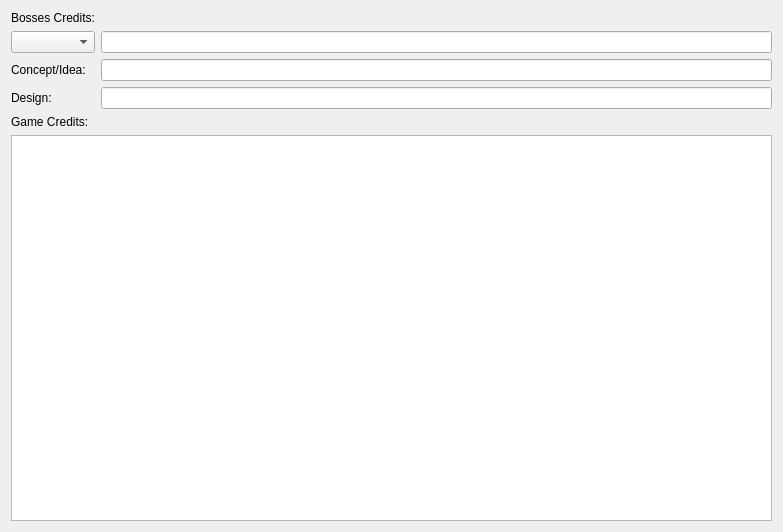
<?xml version="1.0" encoding="UTF-8"?>
<ui version="4.0">
 <class>GameTextCreditsTab</class>
 <widget class="QWidget" name="GameTextCreditsTab">
  <property name="geometry">
   <rect>
    <x>0</x>
    <y>0</y>
    <width>783</width>
    <height>532</height>
   </rect>
  </property>
  <property name="windowTitle">
   <string>Form</string>
  </property>
  <layout class="QVBoxLayout" name="verticalLayout">
   <item>
    <layout class="QGridLayout" name="gridLayout">
     <item row="3" column="1">
      <widget class="QLineEdit" name="bossCredits_lineEdit3"/>
     </item>
     <item row="1" column="1">
      <widget class="QLineEdit" name="bossCredits_lineEdit1"/>
     </item>
     <item row="2" column="1">
      <widget class="QLineEdit" name="bossCredits_lineEdit2"/>
     </item>
     <item row="1" column="0">
      <widget class="QComboBox" name="stageSelect_comboBox"/>
     </item>
     <item row="0" column="0">
      <widget class="QLabel" name="label_2">
       <property name="text">
        <string>Bosses Credits:</string>
       </property>
      </widget>
     </item>
     <item row="2" column="0">
      <widget class="QLabel" name="label_3">
       <property name="text">
        <string>Concept/Idea:</string>
       </property>
      </widget>
     </item>
     <item row="3" column="0">
      <widget class="QLabel" name="label_4">
       <property name="text">
        <string>Design:</string>
       </property>
      </widget>
     </item>
    </layout>
   </item>
   <item>
    <layout class="QGridLayout" name="gridLayout_2">
     <item row="1" column="0">
      <widget class="QTextEdit" name="gameCredits_textEdit"/>
     </item>
     <item row="0" column="0">
      <widget class="QLabel" name="label">
       <property name="text">
        <string>Game Credits:</string>
       </property>
      </widget>
     </item>
    </layout>
   </item>
  </layout>
 </widget>
 <resources/>
 <connections/>
</ui>
